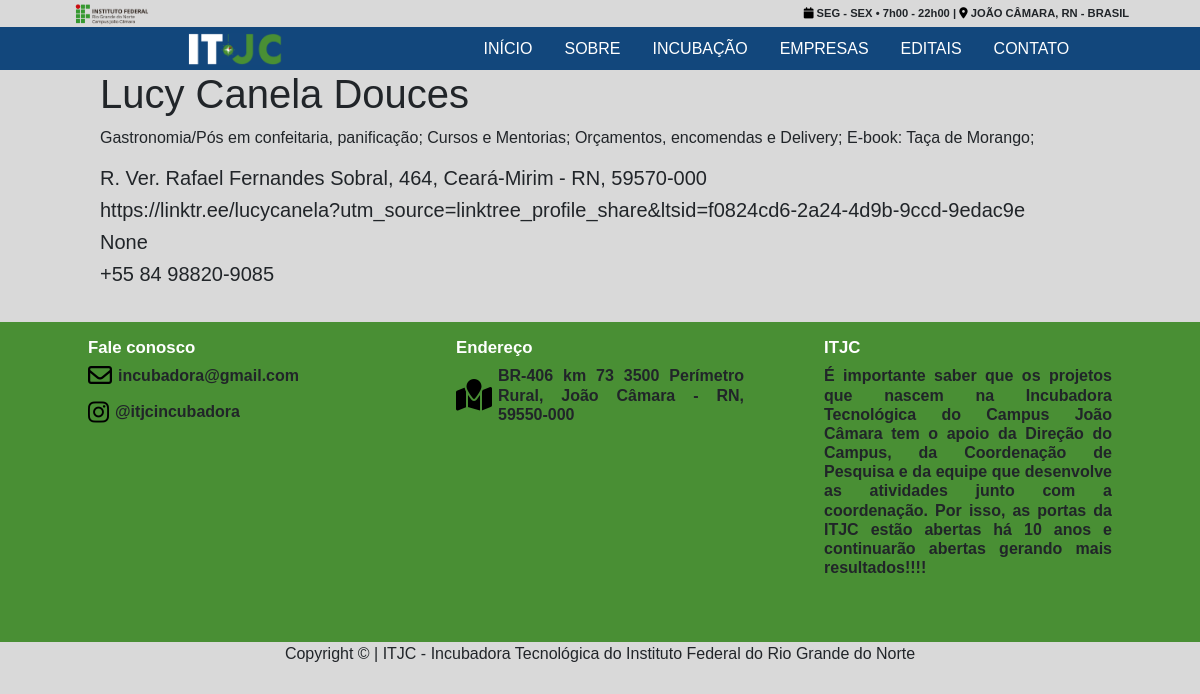
The page /empresa/3 on the database its author committed.
### aplicacoes/models.py (models this page shows, shortened)
class Empresa(models.Model):
    nome = models.CharField(max_length=100)
    descricao = models.TextField()
    localizacao = models.CharField(max_length=200, null=True, blank=True)
    endereco_digital = models.CharField(max_length=100, null=True, blank=True)
    telefone = models.CharField(max_length=50, null=True, blank=True)
    whatsapp = models.CharField(max_length=50, null=True, blank=True)
    imagem = models.ImageField(upload_to='logoEmpresas', null=True, blank=True, default='default.jpg')

### aplicacoes/views.py (the view)
# urls.py: path('empresa/<int:id>', views.empresaView, name='empresa-view'),
def empresaView(request, id):
    empresa = get_object_or_404(Empresa, pk=id)
    return render(request, 'aplicacoes/empresa.html', {'empresa': empresa})

### aplicacoes/templates/aplicacoes/empresa.html (shortened to what this page needs)
{% extends 'base.html' %}
{% block content %}
    <div class="offset-1 col-10 list-div">
        <h1>{{empresa.nome}}</h1>
        <p>{{empresa.descricao}}</p>
        <h5>{{empresa.localizacao}}</h5>
        <h5>{{empresa.endereco_digital}}</h5>
        <h5>{{empresa.telefone}}</h5>
        <h5>{{empresa.whatsapp}}</h5>
    </div>
{% endblock %}

### aplicacoes/static/css/estilos.css (style rules this page uses)
* { margin: 0; padding: 0; }
body { width: 100vw; background-color: #D9D9D9; font-family: 'K2D', sans-serif; }

### rows shown on the page
Empresa: nome "Lucy Canela Douces", descricao "Gastronomia/Pós em confeitaria, panificação; Cursos e Mentorias; Orçamentos, encomendas e Delivery; E-book: Taça de Morango;", localizacao "R. Ver. Rafael Fernandes Sobral, 464, Ceará-Mirim - RN, 59570-000", endereco_digital "https://linktr.ee/lucycanela?utm_source=linktree_profile_share&ltsid=f0824cd6-2a24-4d9b-9ccd-9edac9e", telefone "None", whatsapp "+55 84 98820-9085"
